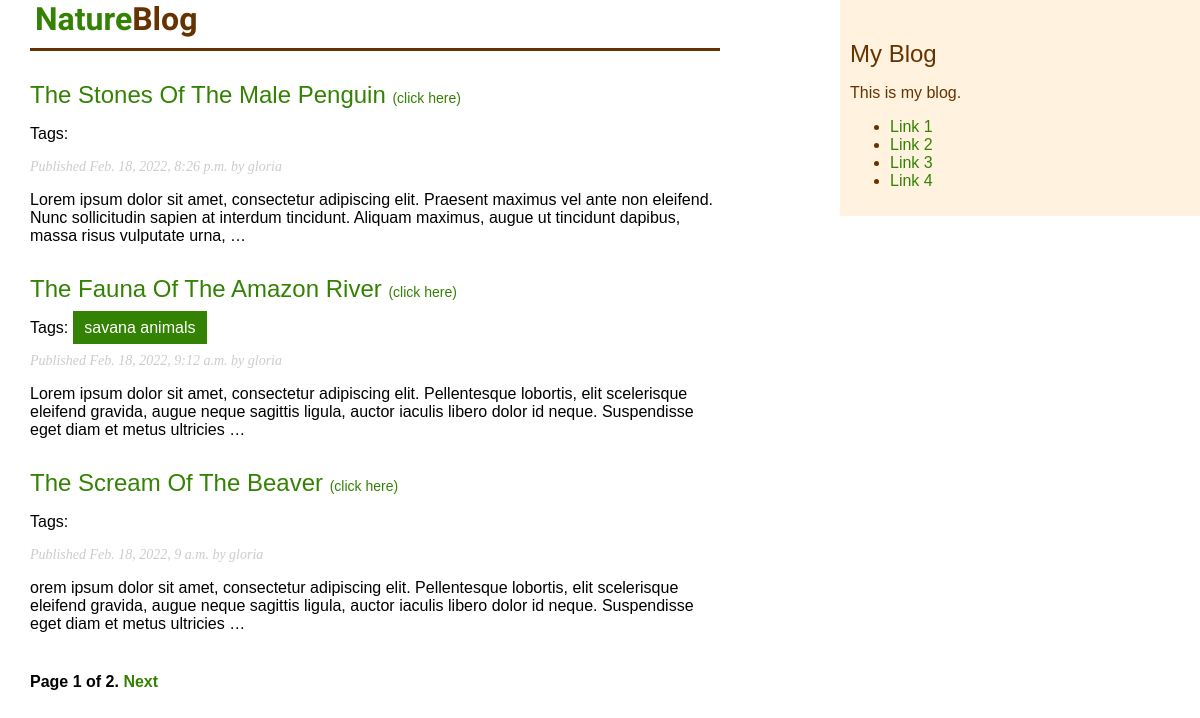
Screenshot of /blog/ with the database file from the repository.
### blog/models.py (models this page shows, shortened)
class Post(models.Model):
    STATUS_CHOICES = (
        ('draft', 'Draft'),
        ('published', 'Published')
    )
    title = models.CharField(max_length=250)
    slug = models.SlugField(max_length=250, unique_for_date='publish')
    author = models.ForeignKey(User, on_delete=models.CASCADE, related_name='blog_posts')
    body = models.TextField()
    publish = models.DateTimeField(default=timezone.now)
    created = models.DateTimeField(auto_now_add=True)
    update = models.DateTimeField(auto_now=True)
    status = models.CharField(max_length=10, choices=STATUS_CHOICES, default='draft')
    objects = models.Manager() # Default Manager
    published = PublishedManager() # Custom Manager
    tags = TaggableManager() # Tags Manager
    class Meta:
        ordering = ('-publish',)
    def get_absolute_url(self):
        return reverse('blog:post_detail',
                        args=[self.publish.year,
                            self.publish.month,
                            self.publish.day,
                            self.slug])

### blog/views.py (the view)
# urls.py: path('', views.post_list, name='post_list'),
def post_list(request, tag_slug=None):
    object_list = Post.published.all()
    tag = None
    if tag_slug:
        tag = get_object_or_404(Tag, slug=tag_slug)
        object_list = object_list.filter(tags__in=[tag])
    paginator = Paginator(object_list, 3) # 3 posts in each page
    page = request.GET.get('page')
    try:
        posts = paginator.page(page)
    except PageNotAnInteger:
        posts = paginator.page(1)
    except EmptyPage:
        posts = paginator.page(paginator.num_pages)
    return render(request, 'blog/post/list.html', {'page': page,
                                                   'posts': posts,
                                                   'tag' : tag})

### blog/models.py (called while the page is built)
    def get_queryset(self):
        return super(PublishedManager, self).get_queryset().filter(status='published')

### blog/templates/blog/post/list.html (shortened to what this page needs)
{% extends "blog/base.html" %}
{% block content %}
  <h1 id="title">Nature<span id="second-title">Blog</span></h1>
  {% for post in posts %}
    <h2>
      <a href="{{ post.get_absolute_url }}">
        {{ post.title }} <span id="click">(click here)</span>
      </a>
    </h2>
    <p class="tags">Tags:
      {% for tag in post.tags.all %}
      <a class="tag-name" href="{% url "blog:post_list_by_tag" tag.slug %}">
        {{ tag.name }}
      </a>
    {% endfor %}
    </p>
    <p class="date">
      Published {{ post.publish }} by {{ post.author }}
    </p>
    {{ post.body|truncatewords:30|linebreaks }}
  {% endfor %}
 {% include "pagination.html" with page=posts %}
{% endblock %}

### blog/templates/blog/base.html (shortened to what this page needs)
{% load static %}
<!DOCTYPE html>
<html>
<head>
  <link href="{% static "css/blog.css" %}" rel="stylesheet" >
</head>
<body>
  <div id="content">
    {% block content %}
    {% endblock %}
  </div>
  <div id="sidebar">
    <h2>My Blog</h2>
    <p>This is my blog.</p>
    <ul>
      <li><a href="#">Link 1</a></li>
      <li><a href="#">Link 2</a></li>
      <li><a href="#">Link 3</a></li>
      <li><a href="#">Link 4</a></li>
    </ul>
  </div>
</body>
</html>

### blog/templates/pagination.html (shortened to what this page needs)
<div class="pagination">
  <span class="step-links">
    <span class="current">
      Page {{ page.number }} of {{ page.paginator.num_pages }}.
    </span>
    {% if page.has_next %}
      <a href="?page= {{ page.next_page_number }}">Next</a>
    {% endif %}
  </span>
</div>

### blog/static/css/blog.css (style rules this page uses)
* { box-sizing: border-box; }
body { margin:0; padding:0; font-family:helvetica, sans-serif; }
:root { --green: rgb(52, 130, 3); --light-green: #33cc33; --light-green-2: rgb(52, 130, 3, 0.1); --grey: #666; --light-grey: #ccc; --white: #fff; --light-orange: #f9d5e5; --light-yellow: #fff2df; --brown:#663300; --orange: #ff7300; --yellow: #ffff00; --sky-blue: #00bfff; }
a { color:var(--green); text-decoration:none; }
#title { font-weight: 600; }
#second-title { color: var(--brown); font-weight: 800; }
h1 { font-weight:normal; border-bottom:3px solid var(--brown); padding:0 0 10px 5px; font-family: Catamaran; background-color: var(--white); margin-top: 0px; color: var(--green); }
h2 { font-weight:normal; margin:30px 0 0; }
#click { font-size: 14px; }
#content { float:left; width:60%; padding:0 0 0 30px; }
#sidebar { float:right; width:30%; padding:10px; background:var(--light-yellow); height:100%; color: var(--brown); }
p.date { color:var(--light-grey); font-family: georgia, serif; font-size: 14px; font-style: italic; }
.pagination { margin:40px 0; font-weight:bold; }
.tag-name { padding:0.4rem 0.6rem; border-style: solid; border-color: var(--green); border-width: 2px; color: var(--white); background-color: var(--green); }

### rows the page displays
Post: title "The Stones Of The Male Penguin", publish "Feb. 18, 2022, 8:26 p.m.", author "gloria", body "Lorem ipsum dolor sit amet, consectetur adipiscing elit. Praesent maximus vel ante non eleifend. Nunc sollicitudin sapien at interdum tincidunt. Aliquam maximus, augue ut tincidunt dapibus, massa risus vulputate urna, …"
Post: title "The Fauna Of The Amazon River", publish "Feb. 18, 2022, 9:12 a.m.", author "gloria", body "Lorem ipsum dolor sit amet, consectetur adipiscing elit. Pellentesque lobortis, elit scelerisque eleifend gravida, augue neque sagittis ligula, auctor iaculis libero dolor id neque. Suspendisse eget diam et metus ultricies …"
Tag: name "savana animals"
Post: title "The Scream Of The Beaver", publish "Feb. 18, 2022, 9 a.m.", author "gloria", body "orem ipsum dolor sit amet, consectetur adipiscing elit. Pellentesque lobortis, elit scelerisque eleifend gravida, augue neque sagittis ligula, auctor iaculis libero dolor id neque. Suspendisse eget diam et metus ultricies …"

### other values shown
{{ page.number }} "1"
{{ page.paginator.num_pages }} "2"
